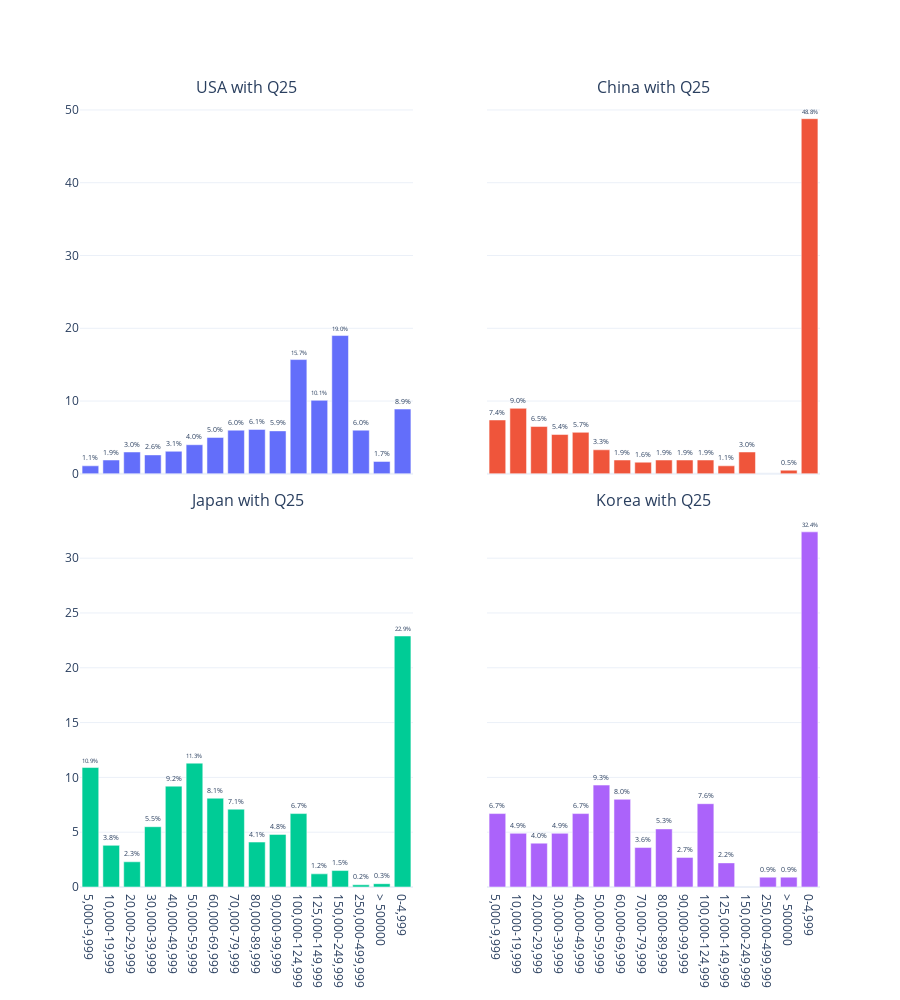

Notebook cell for this chart:
### Code cell
fig = make_subplots(rows = 2, cols = 2, 
                    shared_xaxes=True, 
                    shared_yaxes=True, 
                    vertical_spacing = 0.05,
                    subplot_titles=("USA with Q25", "China with Q25", "Japan with Q25", "Korea with Q25"),
                    column_widths = [0.5, 0.5]) 

fig.add_trace(go.Bar(x = usa_df['Q25'], 
                     y = usa_df['%'], 
                     text = usa_df['%'].astype(str) + "%", 
                     textposition='outside'), 
              row = 1, col = 1)

fig.add_trace(go.Bar(x = china_df['Q25'], 
                     y = china_df['%'], 
                     text = china_df['%'].astype(str) + "%", 
                     textposition='outside'), 
              row = 1, col = 2)

fig.add_trace(go.Bar(x = japan_df['Q25'], 
                     y = japan_df['%'], 
                     text = japan_df['%'].astype(str) + "%", 
                     textposition='outside'), 
              row = 2, col = 1)

fig.add_trace(go.Bar(x = korea_df['Q25'], 
                     y = korea_df['%'], 
                     text = korea_df['%'].astype(str) + "%", 
                     textposition='outside'), 
              row = 2, col = 2)
fig.update_xaxes(categoryorder='array', categoryarray= [ '0-4999','5,000-9,999', '10,000-19,999','20,000-29,999','30,000-39,999','40,000-49,999','50,000-59,999'
,'60,000-69,999','70,000-79,999','80,000-89,999','90,000-99,999','100,000-124,999','125,000-149,999','150,000-249,999','250,000-499,999','> 500000'])


fig.update_layout(height = 1000,
                  showlegend=False,
                 template = "plotly_white")

fig.show()

### Figure 1 — Plotly figure (JSON) as saved in the notebook; plotly's stock layout.template omitted (floating-point values rounded to 4 significant figures)
{"data": [{"textposition": "outside", "yaxis": "y", "text": ["8.9%", "1.9%", "15.7%", "10.1%", "19.0%", "3.0%", "6.0%", "2.6%", "3.1%", "1.1%", "4.0%", "5.0%", "6.0%", "6.1%", "5.9%", "1.7%"], "xaxis": "x", "y": [8.9, 1.9, 15.7, 10.1, 19, 3, 6, 2.6, 3.1, 1.1, 4, 5, 6, 6.1, 5.9, 1.7], "x": ["0-4,999", "10,000-19,999", "100,000-124,999", "125,000-149,999", "150,000-249,999", "20,000-29,999", "250,000-499,999", "30,000-39,999", "40,000-49,999", "5,000-9,999", "50,000-59,999", "60,000-69,999", "70,000-79,999", "80,000-89,999", "90,000-99,999", "> 500000"], "type": "bar"}, {"textposition": "outside", "yaxis": "y2", "text": ["48.8%", "9.0%", "1.9%", "1.1%", "3.0%", "6.5%", "5.4%", "5.7%", "7.4%", "3.3%", "1.9%", "1.6%", "1.9%", "1.9%", "0.5%"], "xaxis": "x2", "y": [48.8, 9, 1.9, 1.1, 3, 6.5, 5.4, 5.7, 7.4, 3.3, 1.9, 1.6, 1.9, 1.9, 0.5], "x": ["0-4,999", "10,000-19,999", "100,000-124,999", "125,000-149,999", "150,000-249,999", "20,000-29,999", "30,000-39,999", "40,000-49,999", "5,000-9,999", "50,000-59,999", "60,000-69,999", "70,000-79,999", "80,000-89,999", "90,000-99,999", "> 500000"], "type": "bar"}, {"textposition": "outside", "yaxis": "y3", "text": ["22.9%", "3.8%", "6.7%", "1.2%", "1.5%", "2.3%", "0.2%", "5.5%", "9.2%", "10.9%", "11.3%", "8.1%", "7.1%", "4.1%", "4.8%", "0.3%"], "xaxis": "x3", "y": [22.9, 3.8, 6.7, 1.2, 1.5, 2.3, 0.2, 5.5, 9.2, 10.9, 11.3, 8.1, 7.1, 4.1, 4.8, 0.3], "x": ["0-4,999", "10,000-19,999", "100,000-124,999", "125,000-149,999", "150,000-249,999", "20,000-29,999", "250,000-499,999", "30,000-39,999", "40,000-49,999", "5,000-9,999", "50,000-59,999", "60,000-69,999", "70,000-79,999", "80,000-89,999", "90,000-99,999", "> 500000"], "type": "bar"}, {"textposition": "outside", "yaxis": "y4", "text": ["32.4%", "4.9%", "7.6%", "2.2%", "4.0%", "0.9%", "4.9%", "6.7%", "6.7%", "9.3%", "8.0%", "3.6%", "5.3%", "2.7%", "0.9%"], "xaxis": "x4", "y": [32.4, 4.9, 7.6, 2.2, 4, 0.9, 4.9, 6.7, 6.7, 9.3, 8, 3.6, 5.3, 2.7, 0.9], "x": ["0-4,999", "10,000-19,999", "100,000-124,999", "125,000-149,999", "20,000-29,999", "250,000-499,999", "30,000-39,999", "40,000-49,999", "5,000-9,999", "50,000-59,999", "60,000-69,999", "70,000-79,999", "80,000-89,999", "90,000-99,999", "> 500000"], "type": "bar"}], "layout": {"showlegend": false, "yaxis": {"domain": [0.525, 1], "anchor": "x"}, "xaxis4": {"categoryarray": ["0-4999", "5,000-9,999", "10,000-19,999", "20,000-29,999", "30,000-39,999", "40,000-49,999", "50,000-59,999", "60,000-69,999", "70,000-79,999", "80,000-89,999", "90,000-99,999", "100,000-124,999", "125,000-149,999", "150,000-249,999", "250,000-499,999", "> 500000"], "anchor": "y4", "domain": [0.55, 1], "categoryorder": "array"}, "xaxis3": {"categoryarray": ["0-4999", "5,000-9,999", "10,000-19,999", "20,000-29,999", "30,000-39,999", "40,000-49,999", "50,000-59,999", "60,000-69,999", "70,000-79,999", "80,000-89,999", "90,000-99,999", "100,000-124,999", "125,000-149,999", "150,000-249,999", "250,000-499,999", "> 500000"], "anchor": "y3", "domain": [0, 0.45], "categoryorder": "array"}, "xaxis2": {"domain": [0.55, 1], "showticklabels": false, "matches": "x4", "categoryarray": ["0-4999", "5,000-9,999", "10,000-19,999", "20,000-29,999", "30,000-39,999", "40,000-49,999", "50,000-59,999", "60,000-69,999", "70,000-79,999", "80,000-89,999", "90,000-99,999", "100,000-124,999", "125,000-149,999", "150,000-249,999", "250,000-499,999", "> 500000"], "categoryorder": "array", "anchor": "y2"}, "height": 1000, "yaxis2": {"matches": "y", "domain": [0.525, 1], "showticklabels": false, "anchor": "x2"}, "yaxis3": {"domain": [0, 0.475], "anchor": "x3"}, "yaxis4": {"matches": "y3", "domain": [0, 0.475], "showticklabels": false, "anchor": "x4"}, "xaxis": {"domain": [0, 0.45], "showticklabels": false, "matches": "x3", "categoryarray": ["0-4999", "5,000-9,999", "10,000-19,999", "20,000-29,999", "30,000-39,999", "40,000-49,999", "50,000-59,999", "60,000-69,999", "70,000-79,999", "80,000-89,999", "90,000-99,999", "100,000-124,999", "125,000-149,999", "150,000-249,999", "250,000-499,999", "> 500000"], "categoryorder": "array", "anchor": "y"}, "annotations": [{"yanchor": "bottom", "xref": "paper", "xanchor": "center", "yref": "paper", "text": "USA with Q25", "y": 1, "x": 0.225, "font": {"size": 16}, "showarrow": false}, {"yanchor": "bottom", "xref": "paper", "xanchor": "center", "yref": "paper", "text": "China with Q25", "y": 1, "x": 0.775, "font": {"size": 16}, "showarrow": false}, {"yanchor": "bottom", "xref": "paper", "xanchor": "center", "yref": "paper", "text": "Japan with Q25", "y": 0.475, "x": 0.225, "font": {"size": 16}, "showarrow": false}, {"yanchor": "bottom", "xref": "paper", "xanchor": "center", "yref": "paper", "text": "Korea with Q25", "y": 0.475, "x": 0.775, "font": {"size": 16}, "showarrow": false}]}}
